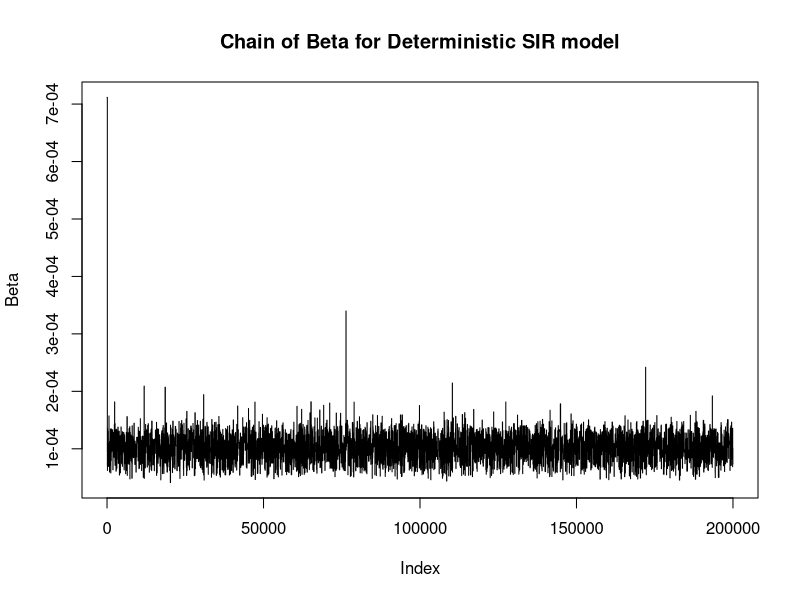
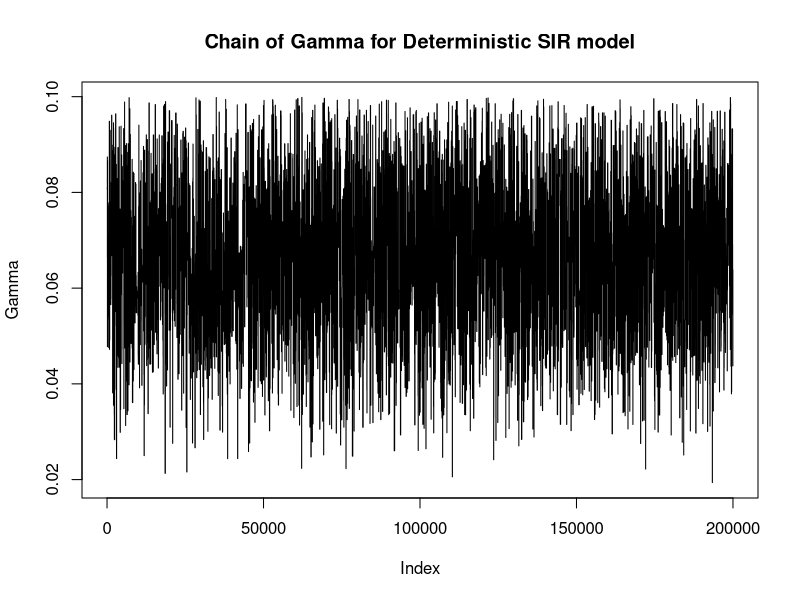
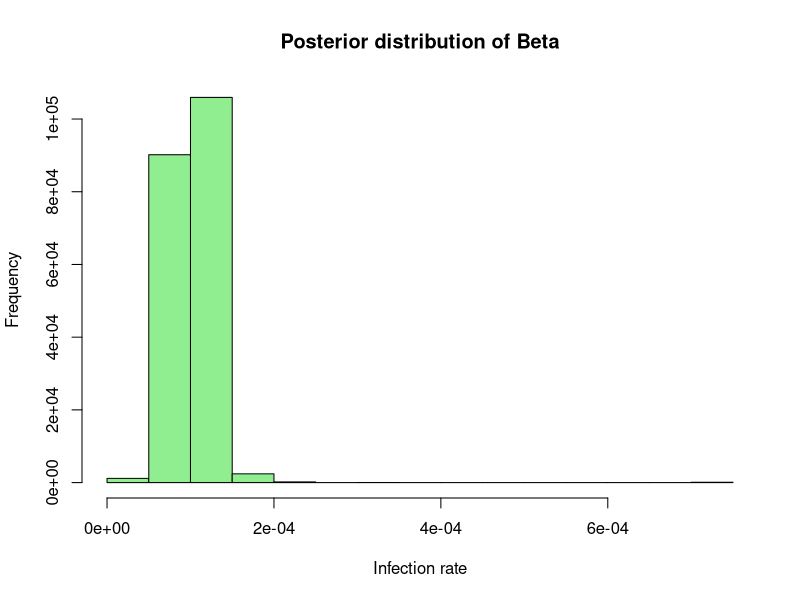
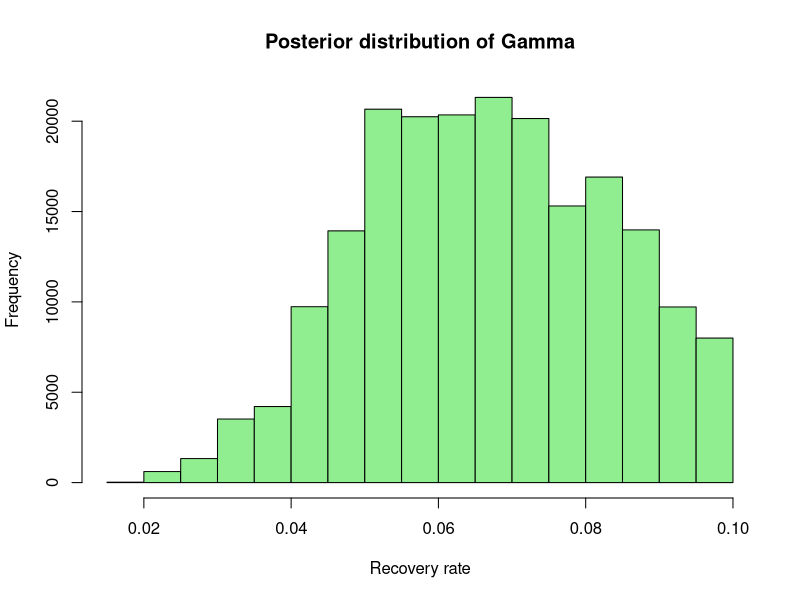

These charts were generated, in order, by the following R code: (Note: a time limit stopped this script after it produced the figures.)
# Approximate Bayesian Computation Markov chain Monte Carlo for Discrete-time Deterministic SIR model

start_time <- Sys.time()
set.seed(8)

# Initial conditions and parameter values
N <- 1000    # Total population size
S0 <- 900    # Initial number of susceptibles
I0 <- 100    # Initial number of infectives
minTime <- 1
maxTime <- 365
beta <- 0.0001    # Infection rate
gamma <- 0.05     # Recovery rate
step_size <- 1    # Step size for time discretization

# Define the Discrete-Time Deterministic SIR Model
DT_model <- function(N, S0, I0, minTime, maxTime, beta, gamma, step_size) {
  Steps <- seq(minTime, maxTime, by = step_size)   # Time discretization
  S <- numeric(length(Steps))   # Vector to store susceptibles
  I <- numeric(length(Steps))   # Vector to store infectives
  R <- numeric(length(Steps))   # Vector to store removed
  
  # Assign initial conditions
  S[1] <- S0
  I[1] <- I0
  R[1] <- N - S0 - I0
  
  # Loop and update compartments
  for (t in 2:length(Steps)) {
    S[t] <- S[t-1] - (beta * S[t-1] * I[t-1]) * step_size
    I[t] <- I[t-1] + (beta * S[t-1] * I[t-1] - gamma * I[t-1]) * step_size
    R[t] <- R[t-1] + gamma * I[t-1] * step_size
  }
  
  # Actual data on removals (O_t)
  data <- data.frame(Steps = Steps, Removals = c(0, rpois(length(Steps) - 1, diff(R))))
  return(data$Removals)
}

# Define the observed data (O_t)
Observed_data <- DT_model(N, S0, I0, minTime, maxTime, beta, gamma, step_size)

# Define model
model <- function(params) {
  # Simulate data based on the parameters
  Simulated_data <- DT_model(N, S0, I0, minTime, maxTime, params[1], params[2], step_size)
  return(Simulated_data)
}

# Define acceptance threshold
epsilon <- 20

# Define number of iterations
num_iterations <- 200000

# Initialize the MCMC chain
chain <- matrix(0, nrow = num_iterations, ncol = 2)

# Define function to calculate the distance metric
distance <- function(x, y) {
  return(sqrt(sum(((x - y)^2) / (y + 1))))
}

# Initialize parameter values
chain[1,]<- c(runif(1, 0, 0.001), runif(1, 0, 0.1))


# ABC-MCMC algorithm
for (i in 2:num_iterations) {
  # Generate parameter proposals from the proposal kernels
  proposed_params <- abs(rnorm(2, chain[i - 1, ], chain[1,]))
  
  # M-H probability
  #proposal_proposed <- sum(dnorm(proposed_params, mean = chain[i - 1, ], sd = c(0.6, 0.5), log = TRUE))
  #proposal_current <- sum(dnorm(chain[i - 1, ], mean = proposed_params, sd = c(0.6, 0.5), log = TRUE))
  
  
  
  prior_proposed<- dunif(proposed_params[1], min = 0, max = 0.001, log = TRUE) + 
    dunif(proposed_params[2], min = 0, max = 0.1, log = TRUE)
  
  prior_current<- dunif(chain[i - 1, 1], min = 0, max = 0.001, log = TRUE) + 
    dunif(chain[i - 1, 2], min = 0, max = 0.1, log = TRUE) 
  
  #If using the alternative prior distributions
  #prior_proposed <- dnorm(proposed_params[1], mean = 0.0003, sd = 0.03, log = TRUE) +
  # dnorm(proposed_params[2], mean = 0.04, sd = 0.03, log = TRUE)
  # prior_current <- dnorm(chain[i - 1, 1], mean = 0.0003, sd = 0.03, log = TRUE) +
  #  dnorm(chain[i - 1, 2], mean = 0.04, sd = 0.03, log = TRUE)
  
  
  
  #mh.prob <- exp(proposal_proposed - proposal_current + prior_proposed - prior_current)
  
   mh.prob <- exp(prior_proposed - prior_current)
  
  # Accept (and simulate) or reject the proposals
  if (!is.na(mh.prob) && runif(1) < mh.prob) {
    
    # Generate synthetic data based on the proposed parameters
    synthetic_data <- model(proposed_params)
    
    # Calculate the distance metric between synthetic and observed data
    metric <- distance(synthetic_data, Observed_data)
    
    # Evaluate distance metric
    if (!is.na(metric) && metric <= epsilon) {
      chain[i, ] <- proposed_params 
    } else {
      chain[i, ] <- chain[i - 1, ]
    }
  } else {
    chain[i, ] <- chain[i - 1, ]  # Keep the current parameter values in the chain
  }
}


# Plot the ABC-MCMC chain
plot(chain[, 1], type = "l", ylab="Beta", main = "Chain of Beta for Deterministic SIR model")
plot(chain[, 2], type = "l", ylab="Gamma", main = "Chain of Gamma for Deterministic SIR model")

head(chain)
tail(chain)

infection.rate<- chain[,1]
recovery.rate<- chain[,2]

#Posterior means
mean(infection.rate)
mean(recovery.rate)

end_time <- Sys.time()
end_time - start_time


# Plot prior and posterior distributions
#prior_samples <- prior_dist(num_iterations)

#par(mfrow = c(1, 2)) 
#hist(prior_samples[, 1], xlab = "Infection rate", main = "Prior distribution of Beta", col = "lightblue")
hist(infection.rate, xlab = "Infection rate", main = "Posterior distribution of Beta", col = "lightgreen")

#par(mfrow = c(1, 2))
#hist(prior_samples[, 2], xlab = "Recovery rate", main = "Prior distribution of Gamma", col = "lightblue")
hist(recovery.rate, xlab = "Recovery rate", main = "Posterior distribution of Gamma", col = "lightgreen")


###########################################################################################################


# Approximate Bayesian Computation Markov chain Monte Carlo for Discrete-time Stochastic SIR model

start_time <- Sys.time()
set.seed(8)

# Initial conditions and parameter values
N <- 1000    # Total population size
S0 <- 900    # Initial number of susceptibles
I0 <- 100    # Initial number of infectives
minTime <- 1
maxTime <- 365
beta <- 0.0001    # Infection rate
gamma <- 0.05     # Recovery rate
step_size <- 1    # Step size for time discretization

# Define the Discrete-Time Stochastic SIR Model
ST_model <- function(N, S0, I0, minTime, maxTime, beta, gamma, step_size) {
  Steps <- seq(minTime, maxTime, by = step_size)   # Time discretization
  S <- numeric(length(Steps))   # Vector to store susceptibles
  I <- numeric(length(Steps))   # Vector to store infectives
  R <- numeric(length(Steps))   # Vector to store removed
  
  # Assign initial conditions
  S[1] <- S0
  I[1] <- I0
  R[1] <- N - S0 - I0
  
  # Loop through discretized time and update the compartments at each step
  for (t in 2:length(Steps)) {
    # Assuming infections occur at the point of a Poisson process
    p_I <- 1 - exp(-(beta) * I[t - 1] * step_size)  # Probability of infection
    p_R <- 1 - exp(-gamma * step_size)              # Probability of recovery
    
    # Sample infections and recoveries from a binomial trial
    delta_S <- rbinom(1, S[t - 1], p_I)
    delta_I <- rbinom(1, I[t - 1], p_R)
    
    # Update the compartments
    S[t] <- S[t - 1] - delta_S
    I[t] <- I[t - 1] + delta_S - delta_I
    R[t] <- R[t - 1] + delta_I
  }
  
  # Actual data on removals (O_t)
  data <- data.frame(Steps = Steps, Removals = c(0, rpois(length(Steps) - 1, diff(R))))
  return(data$Removals)
}

# Define the observed data (O_t)
Observed_data <- ST_model(N, S0, I0, minTime, maxTime, beta, gamma, step_size)

# Define model
model <- function(params) {
  # Simulate data based on the parameters
  Simulated_data <- ST_model(N, S0, I0, minTime, maxTime, params[1], params[2], step_size)
  return(Simulated_data)
}

# Define acceptance threshold
epsilon <- 20

# Define number of iterations
num_iterations <- 200000

# Initialize the MCMC chain
chain <- matrix(0, nrow = num_iterations, ncol = 2)

# Define function to calculate the distance metric
distance <- function(x, y) {
  return(sqrt(sum(((x - y)^2) / (y + 1))))
}

# Initialize parameter values
chain[1,]<- c(runif(1, 0, 0.001), runif(1, 0, 0.1))


# ABC-MCMC algorithm
for (i in 2:num_iterations) {
  # Generate parameter proposals from the proposal kernels
  proposed_params <- abs(rnorm(2, chain[i - 1, ], chain[1,]))
  
  # M-H probability
  #proposal_proposed <- sum(dnorm(proposed_params, mean = chain[i - 1, ], sd = c(0.6, 0.5), log = TRUE))
  #proposal_current <- sum(dnorm(chain[i - 1, ], mean = proposed_params, sd = c(0.6, 0.5), log = TRUE))
  
  
  prior_proposed<- dunif(proposed_params[1], min = 0, max = 0.001, log = TRUE) + 
    dunif(proposed_params[2], min = 0, max = 0.1, log = TRUE)
  
  prior_current<- dunif(chain[i - 1, 1], min = 0, max = 0.001, log = TRUE) + 
    dunif(chain[i - 1, 2], min = 0, max = 0.1, log = TRUE) 
  
  
  #If using the alternative prior distributions
  #prior_proposed <- dnorm(proposed_params[1], mean = 0.0003, sd = 0.03, log = TRUE) +
  # dnorm(proposed_params[2], mean = 0.04, sd = 0.03, log = TRUE)
  # prior_current <- dnorm(chain[i - 1, 1], mean = 0.0003, sd = 0.03, log = TRUE) +
  #  dnorm(chain[i - 1, 2], mean = 0.04, sd = 0.03, log = TRUE)
  
  
  
  #mh.prob <- exp(proposal_proposed - proposal_current + prior_proposed - prior_current)
  
   mh.prob <- exp(prior_proposed - prior_current)
  
  # Accept (and simulate) or reject the proposals
  if (!is.na(mh.prob) && runif(1) < mh.prob) {
    
    # Generate synthetic data based on the proposed parameters
    synthetic_data <- model(proposed_params)
    
    # Calculate the distance metric between synthetic and observed data
    metric <- distance(synthetic_data, Observed_data)
    
    # Evaluate distance metric
    if (!is.na(metric) && metric <= epsilon) {
      chain[i, ] <- proposed_params 
    } else {
      chain[i, ] <- chain[i - 1, ]
    }
  } else {
    chain[i, ] <- chain[i - 1, ]  # Keep the current parameter values in the chain
  }
}


# Plot the ABC-MCMC chain
plot(chain[, 1], type = "l", ylab="Beta", main = "Chain of Beta for Stochastic SIR model")
plot(chain[, 2], type = "l", ylab="Gamma", main = "Chain of Gamma for Stochastic SIR model")

head(chain)
tail(chain)

infection.rate<- chain[,1]
recovery.rate<- chain[,2]

#Posterior means
mean(infection.rate)
mean(recovery.rate)

end_time <- Sys.time()
end_time - start_time


# Plot prior and posterior distributions
#prior_samples <- prior_dist(num_iterations)

#par(mfrow = c(1, 2)) 
#hist(prior_samples[, 1], xlab = "Infection rate", main = "Prior distribution of Beta", col = "lightblue")
hist(infection.rate, xlab = "Infection rate", main = "Posterior distribution of Beta", col = "lightgreen")

#par(mfrow = c(1, 2))
#hist(prior_samples[, 2], xlab = "Recovery rate", main = "Prior distribution of Gamma", col = "lightblue")
hist(recovery.rate, xlab = "Recovery rate", main = "Posterior distribution of Gamma", col = "lightgreen")
